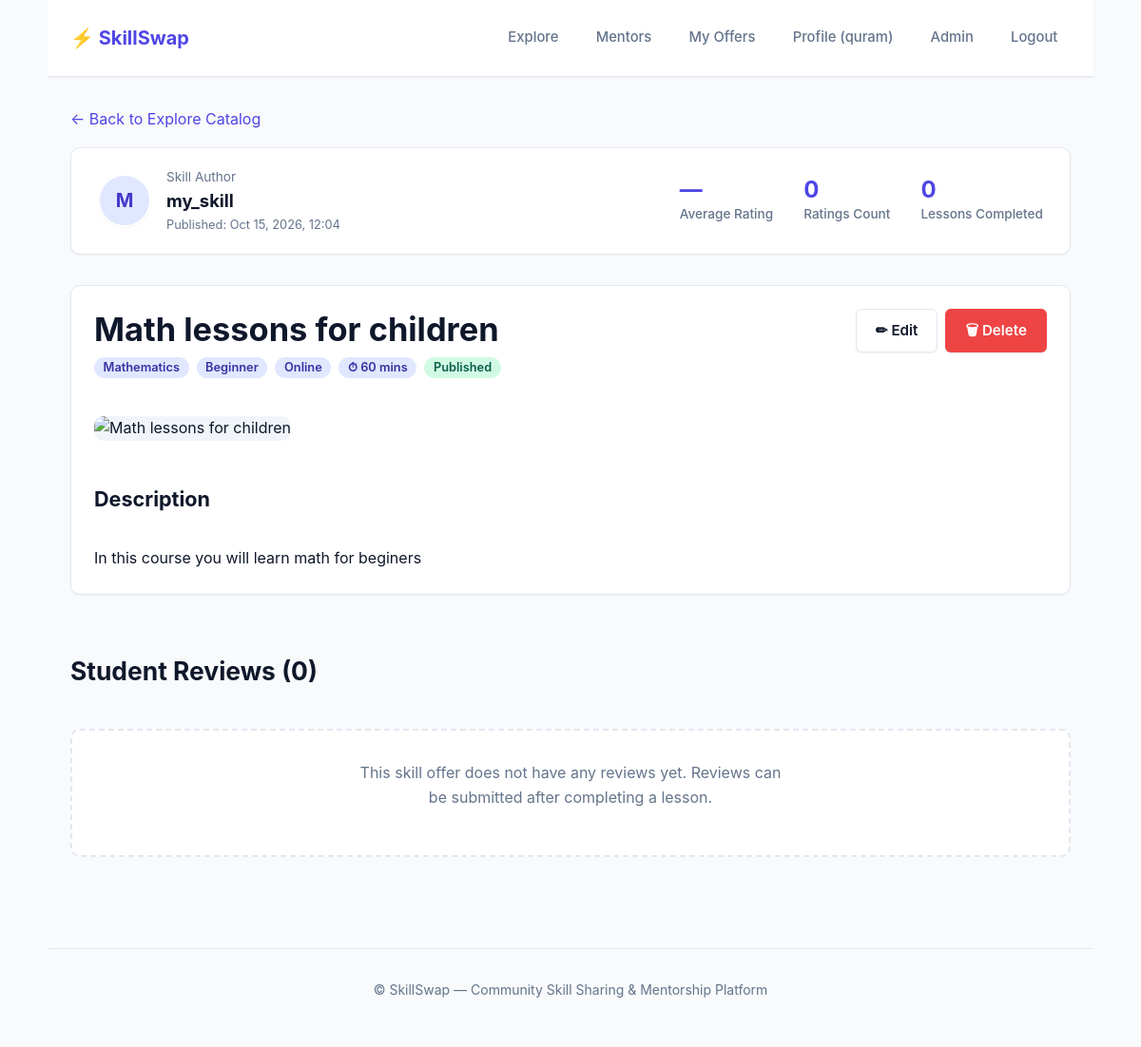
Page /offers/2/ (signed in) on the committed database.
### users/models.py (models this page shows, shortened)
class User(AbstractUser):
    class Role(models.TextChoices):
        SUPER_ADMIN = 'super_admin', 'Super Admin'
        ADMIN = 'admin', 'Admin'
        USER = 'user', 'User'
    objects = CustomUserManager()
    role = models.CharField(
        max_length=20,
        choices=Role.choices,
        default=Role.USER
    )
    avatar = CloudinaryField(
        "avatar",
        blank=True,
        null=True
    )
    bio = models.TextField(
        "About me",
        blank=True
    )
    is_banned = models.BooleanField(
        "Banned",
        default=False
    )
    class Meta:
        verbose_name = "User"
        verbose_name_plural = "Users"
        ordering = ['-date_joined']
    @property
    def is_admin_user(self):
        return self.role in [self.Role.ADMIN, self.Role.SUPER_ADMIN] or self.is_superuser or self.is_staff

### offers/models.py (models this page shows, shortened)
class Offer(models.Model):
    author = models.ForeignKey(
        settings.AUTH_USER_MODEL,
        on_delete=models.CASCADE,
        related_name='offers',
        verbose_name="Author"
    )
    category = models.ForeignKey(
        Category,
        on_delete=models.PROTECT,
        related_name='offers',
        verbose_name="Category"
    )
    level = models.ForeignKey(
        Level,
        on_delete=models.PROTECT,
        related_name='offers',
        verbose_name="Level"
    )
    format = models.ForeignKey(
        Format,
        on_delete=models.PROTECT,
        related_name='offers',
        verbose_name="Format"
    )
    status = models.ForeignKey(
        Status,
        on_delete=models.PROTECT,
        related_name='offers',
        verbose_name="Status"
    )
    title = models.CharField("Title", max_length=200)
    description = models.TextField("Description")
    cover_image = CloudinaryField(
        "cover_image",
        blank=True,
        null=True
    )
    duration_minutes = models.PositiveIntegerField(
        "Duration (minutes)",
        default=60,
        help_text="Duration of lesson in minutes"
    )
    created_at = models.DateTimeField("Created at", auto_now_add=True)
    updated_at = models.DateTimeField("Updated at", auto_now=True)
    class Meta:
        verbose_name = "Offer"
        verbose_name_plural = "Offers"
        ordering = ['-created_at']
    @property
    def average_rating(self):
        result = self.reviews.aggregate(models.Avg('rating'))['rating__avg']
        return round(result, 1) if result is not None else None
    @property
    def reviews_count(self):
        return self.reviews.count()
    @property
    def completed_sessions_count(self):
        return self.booking_requests.filter(status=BookingRequest.Status.COMPLETED).count()
    def is_favorited_by(self, user):
        if not user or not user.is_authenticated:
            return False
        return self.favorites.filter(user=user).exists()

class Category(models.Model):
    name = models.CharField("Name", max_length=100, unique=True)
    slug = models.SlugField("Slug", max_length=100, unique=True, blank=True)
    description = models.TextField("Description", blank=True)
    class Meta:
        verbose_name = "Category"
        verbose_name_plural = "Categories"
        ordering = ['name']

class Level(models.Model):
    name = models.CharField("Name", max_length=100, unique=True)
    slug = models.SlugField("Slug", max_length=100, unique=True, blank=True)
    class Meta:
        verbose_name = "Level"
        verbose_name_plural = "Levels"
        ordering = ['name']

class Format(models.Model):
    name = models.CharField("Name", max_length=100, unique=True)
    slug = models.SlugField("Slug", max_length=100, unique=True, blank=True)
    class Meta:
        verbose_name = "Format"
        verbose_name_plural = "Formats"
        ordering = ['name']

class Status(models.Model):
    name = models.CharField("Name", max_length=100, unique=True)
    slug = models.SlugField("Slug", max_length=100, unique=True, blank=True)
    class Meta:
        verbose_name = "Status"
        verbose_name_plural = "Statuses"
        ordering = ['name']

### offers/views.py (the view)
# urls.py: path('offers/<int:pk>/', views.offer_detail_view, name='offer_detail'),
def offer_detail_view(request, pk):
    offer = get_object_or_404(
        Offer.objects.select_related('author', 'category', 'level', 'format', 'status'),
        pk=pk
    )
    reviews = offer.reviews.select_related('author').order_by('-created_at')
    is_favorited = False
    if request.user.is_authenticated:
        is_favorited = offer.is_favorited_by(request.user)
    context = {
        'offer': offer,
        'reviews': reviews,
        'is_favorited': is_favorited,
    }
    return render(request, 'offers/offer_detail.html', context)

### offers/templates/offers/offer_detail.html (shortened to what this page needs)
{% extends 'base.html' %}
{% block content %}
<p><a href="{% url 'explore' %}">&larr; Back to Explore Catalog</a></p>
<div class="stats-bar" style="align-items: center; justify-content: space-between;">
    <div style="display: flex; align-items: center; gap: 1rem;">
        {% if offer.author.avatar %}
            <img src="{{ offer.author.avatar.url }}" alt="{{ offer.author.username }}" class="avatar avatar-md">
        {% else %}
            <span class="avatar avatar-md" style="display: flex; align-items: center; justify-content: center; background: #e0e7ff; color: #4338ca; font-weight: 700; font-size: 1.25rem;">
                {{ offer.author.username|slice:":1"|upper }}
            </span>
        {% endif %}
        <div>
            <div style="font-size: 0.85rem; color: var(--text-muted);">Skill Author</div>
            <a href="{% url 'user_profile' offer.author.username %}" style="font-size: 1.15rem; font-weight: 700; color: var(--text);">
                {{ offer.author.username }}
            </a>
            <div style="font-size: 0.8rem; color: var(--text-muted);">
                Published: {{ offer.created_at|date:"M d, Y, H:i" }}
            </div>
        </div>
    </div>
    <div style="display: flex; gap: 2rem; flex-wrap: wrap;">
        <div class="stat-item">
            <span class="stat-value">
                {% if offer.average_rating %}
                    ★ {{ offer.average_rating }}
                {% else %}
                    —
                {% endif %}
            </span>
            <span class="stat-label">Average Rating</span>
        </div>
        <div class="stat-item">
            <span class="stat-value">{{ offer.reviews_count }}</span>
            <span class="stat-label">Ratings Count</span>
        </div>
        <div class="stat-item">
            <span class="stat-value">{{ offer.completed_sessions_count }}</span>
            <span class="stat-label">Lessons Completed</span>
        </div>
    </div>
</div>
<article style="margin-bottom: 2.5rem;">
    <div style="display: flex; justify-content: space-between; align-items: flex-start; flex-wrap: wrap; gap: 1rem; margin-bottom: 1rem;">
        <div>
            <h1 style="margin-bottom: 0.5rem;">{{ offer.title }}</h1>
            <div style="display: flex; gap: 0.5rem; flex-wrap: wrap;">
                <mark>{{ offer.category.name }}</mark>
                <span class="badge">{{ offer.level.name }}</span>
                <span class="badge">{{ offer.format.name }}</span>
                <span class="badge">⏱ {{ offer.duration_minutes }} mins</span>
                <span class="badge badge-success">{{ offer.status.name }}</span>
            </div>
        </div>
        {% if user.is_authenticated and user == offer.author or user.is_admin_user %}
            <div style="display: flex; gap: 0.5rem; align-items: center; flex-wrap: wrap;">
                <a href="{% url 'offer_edit' offer.pk %}" class="button secondary">
                    ✏ Edit
                </a>
                <a href="{% url 'offer_delete' offer.pk %}" class="button danger">
                    🗑 Delete
                </a>
            </div>
        {% endif %}
    </div>
    {% if offer.cover_image %}
        <div style="margin: 1.5rem 0;">
            <img src="{{ offer.cover_image.url }}" alt="{{ offer.title }}" style="max-height: 420px; width: 100%; object-fit: cover; border-radius: var(--radius-md);">
        </div>
    {% endif %}
    <h3>Description</h3>
    <div style="white-space: pre-line; line-height: 1.7; color: var(--text);">
        {{ offer.description }}
    </div>
</article>
<section>
    <div style="display: flex; justify-content: space-between; align-items: center; margin-bottom: 1.5rem;">
        <h2>Student Reviews ({{ reviews.count }})</h2>
    </div>
    {% if reviews %}
        <div style="display: flex; flex-direction: column; gap: 1rem;">
            {% for review in reviews %}
                <article style="padding: 1.25rem;">
                    <div style="display: flex; justify-content: space-between; align-items: center; margin-bottom: 0.5rem;">
                        <div style="display: flex; align-items: center; gap: 0.5rem;">
                            <strong>{{ review.author.username }}</strong>
                            <span class="rating-pill">★ {{ review.rating }}/5</span>
                        </div>
                        <small style="color: var(--text-muted);">{{ review.created_at|date:"M d, Y" }}</small>
                    </div>
                    <p style="margin: 0; color: var(--text);">{{ review.comment }}</p>
                </article>
            {% endfor %}
        </div>
    {% else %}
        <div class="empty-state" style="padding: 2rem;">
            <p>This skill offer does not have any reviews yet. Reviews can be submitted after completing a lesson.</p>
        </div>
    {% endif %}
</section>
{% endblock %}

### templates/base.html (shortened to what this page needs)
{% load static %}
<!DOCTYPE html>
<html lang="en">
<head>
    <link rel="stylesheet" href="{% static 'css/style.css' %}">
</head>
<body>
    <header>
        <nav>
            <strong><a href="{% url 'explore' %}" class="logo">⚡ SkillSwap</a></strong>
            <ul>
                <li><a href="{% url 'explore' %}">Explore</a></li>
                <li><a href="{% url 'mentors' %}">Mentors</a></li>
                {% if user.is_authenticated %}
                    <li><a href="{% url 'my_offers' %}">My Offers</a></li>
                    <li><a href="{% url 'profile' %}">Profile ({{ user.username }})</a></li>
                    {% if user.is_staff %}
                        <li><a href="{% url 'admin:index' %}" target="_blank">Admin</a></li>
                    {% endif %}
                    <li><a href="{% url 'logout' %}">Logout</a></li>
                {% else %}
                    <li><a href="{% url 'login' %}">Login</a></li>
                    <li><a href="{% url 'register' %}" class="button" style="padding: 0.35rem 0.85rem; font-size: 0.875rem;">Register</a></li>
                {% endif %}
            </ul>
        </nav>
    </header>
    <main>
        {% block content %}
        {% endblock %}
    </main>
    <footer>
        <p>&copy; SkillSwap — Community Skill Sharing & Mentorship Platform</p>
    </footer>
</body>
</html>

### rows in the picture
User: username "quram"
Offer: author.username "M", author.username "my_skill", created_at "Oct 15, 2026, 12:04", reviews_count "0", completed_sessions_count "0", title "Math lessons for children", category.name "Mathematics", level.name "Beginner", format.name "Online", duration_minutes "60", status.name "Published", description "In this course you will learn math for beginers"

### other values in the picture
{{ reviews.count }} "0"
